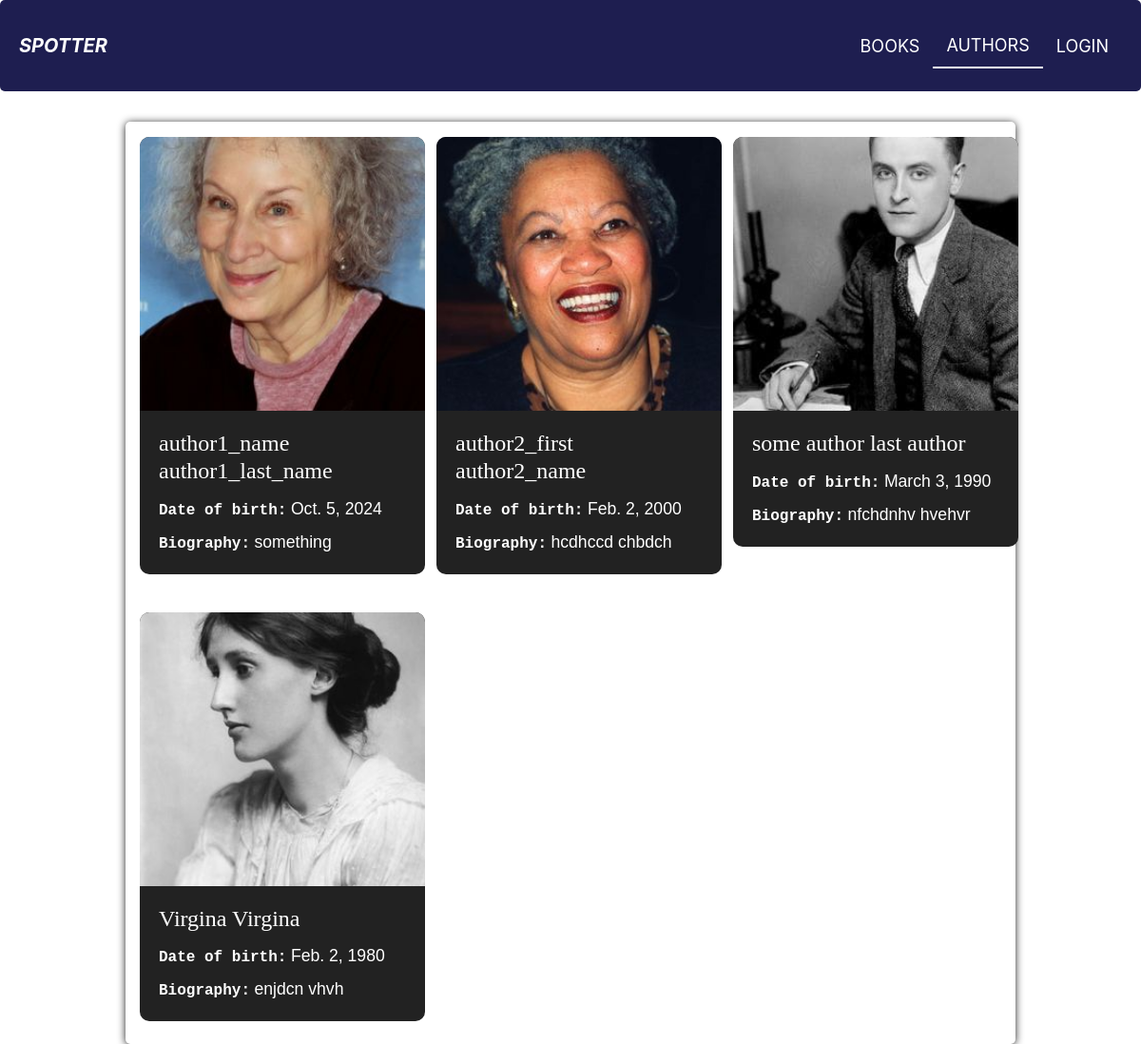
Screenshot of /authors/ with the database file from the repository.
### authors/models.py (models this page shows, shortened)
class Author(models.Model):
    first_name = models.CharField(max_length=100)
    last_name = models.CharField(max_length=100)
    date_of_birth = models.DateField(null=True, blank=True)
    biography = models.TextField(null=True, blank=True)
    image = models.ImageField(upload_to='authors_images/', null=True, blank=True)

### authors/views.py (the view)
# urls.py: path('', views.authors, name='authors'),
def authors(request, id=None):
    if id:
        if request.method == 'GET':
            return get_author(request, id)
        if request.method == 'DELETE':
            return delete_author(request, id)
        return update_author(request, id)
    if request.method == 'POST':
        return save_author(request)
    authors = Author.objects.all()
    return render(request, 'authors.html', {'authors': authors})

### authors/templates/authors.html (shortened to what this page needs)
<!DOCTYPE html>
<html lang="en">
<head>
    <link href="https://maxcdn.bootstrapcdn.com/bootstrap/4.5.2/css/bootstrap.min.css" rel="stylesheet">    <title>authors</title>
</head>
<body>
    {% include 'navbar.html' %}
    <div class="container-fluid">
        <div class="container">
            <div class="row">
                {% for author in authors %}
                    <div class="col-lg-4 col-md-6 mb-4">
                        <a style="text-decoration: none;" href="{% url 'authors' author.id %}">
                        <div class="card authors-card">
                            <div class="img-container">
                                <img class="card-img-top" src="{{ author.image.url }}" alt="Author image">
                            </div>
                            <div class="card-body">
                                <h5 class="card-title">{{ author.first_name }} {{ author.last_name }}</h5>
                                <p class="card-text">
                                    <span class="attribute">Date of birth:</span>
                                    <span class="value">{{ author.date_of_birth }}</span>
                                </p>
                                <p class="card-text">
                                    <span class="attribute">Biography:</span>
                                    <span class="value">{{ author.biography }}</span>
                                </p>
                            </div>
                        </div>
                        </a>
                    </div>
                {% endfor %}
            </div>
        </div>
    </div>
</body>
</html>

### authors/templates/authors.html (style rules this page uses)
.container { width: 80%; margin-top: 2rem; border-radius: 5px; box-shadow: 0px 1px 8px rgba(30, 30, 30, 255); }
.authors-card { background: #222; color: white; border: none; border-radius: 10px; overflow: hidden; transition: transform 0.3s, background 0.3s; width: 300px; margin-top: 1rem; }
.card-title { font-family: 'Georgia', serif; font-size: 1.5rem; }
.card-text { margin: 0.5rem 0; overflow: hidden; text-overflow: ellipsis; white-space: nowrap; }
.attribute { font-family: 'Courier New', monospace; font-size: 1rem; font-weight: bold; }
.value { font-family: 'Verdana', sans-serif; font-size: 1.1rem; }
.img-container { width: 19rem; height: 18rem; }
.card-img-top { width: 100%; height: 100%; object-fit: cover; }

### rows the page displays
Author: image (picture), first_name "author1_name", last_name "author1_last_name", date_of_birth "Oct. 5, 2024", biography "something"
Author: image (picture), first_name "author2_first", last_name "author2_name", date_of_birth "Feb. 2, 2000", biography "hcdhccd chbdch"
Author: image (picture), first_name "some author", last_name "last author", date_of_birth "March 3, 1990", biography "nfchdnhv hvehvr"
Author: image (picture), first_name "Virgina", last_name "Virgina", date_of_birth "Feb. 2, 1980", biography "enjdcn vhvh"
